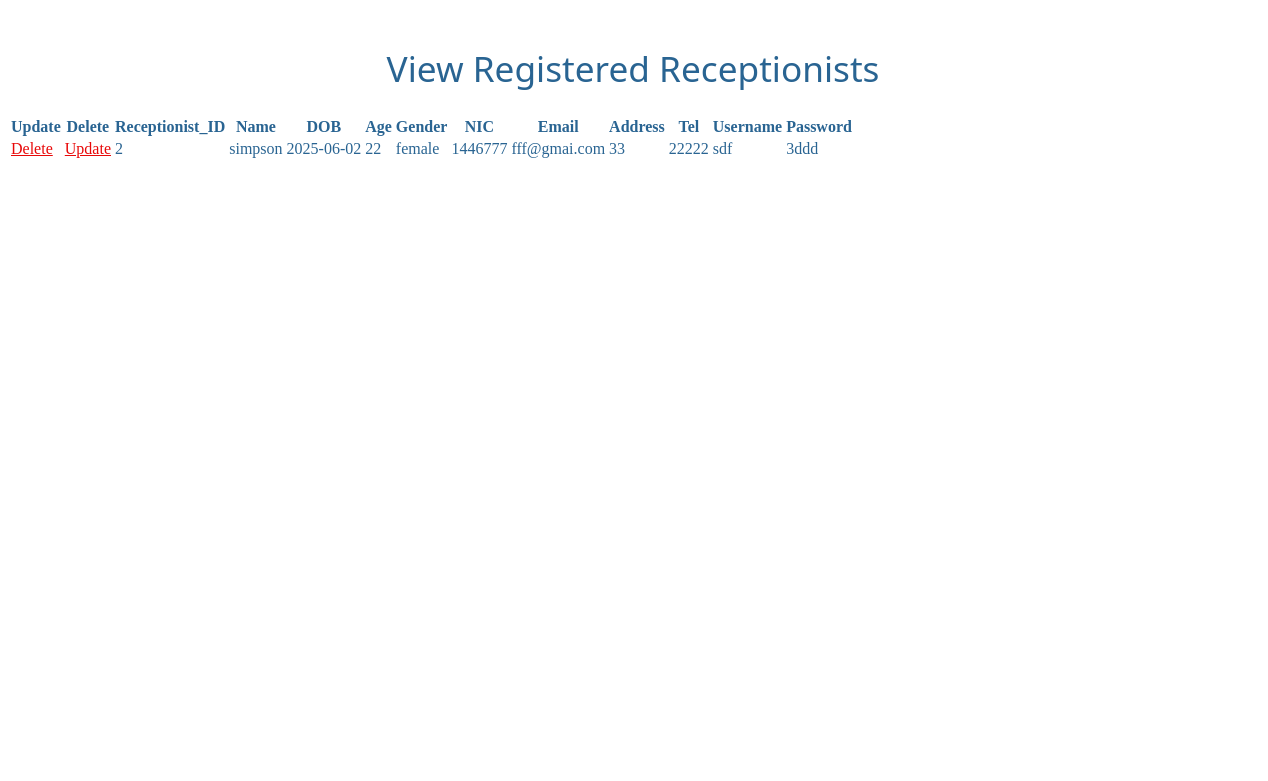
/ADMIN/recep_view.php, run on the app's committed database.
### tables this page shows
CREATE TABLE `receptionist` (
  `idd` int(11) NOT NULL AUTO_INCREMENT,
  `name` varchar(45) DEFAULT NULL,
  `dob` date DEFAULT NULL,
  `age` int(11) DEFAULT NULL,
  `gender` varchar(45) DEFAULT NULL,
  `nic` varchar(45) DEFAULT NULL,
  `email` varchar(45) DEFAULT NULL,
  `address` varchar(45) DEFAULT NULL,
  `tel` varchar(45) DEFAULT NULL,
  `username` varchar(45) DEFAULT NULL,
  `password` varchar(45) DEFAULT NULL,
  PRIMARY KEY (`idd`)
);

### ADMIN/recep_view.php (the view, shortened to what this page needs)
<?php
include '../conn.php';
?>
<!DOCTYPE html>
<html lang="en">
<head>
<link rel="stylesheet" href="../css/admin_recep.css">
<link rel="stylesheet" href="https://cdn.jsdelivr.net/npm/uikit@3.23.7/dist/css/uikit.min.css" />
</head>
<body>
<div class="uk-height-medium uk-flex uk-flex-center uk-flex-middle uk-background-cover uk-light ar-lob" data-src="../imgs/lo7.jpg" uk-img>
 <div class="uk-box-shadow-bottom">
<div class="uk-container">
       <div class="ar-boxv">
        <h1>View Registered Receptionists</h1>
<div class="uk-overflow-auto">
    <table class="uk-table uk-table-hover uk-table-divider">
        <thead>
               <tr>
                <th class="">Update</th>
                <th class="">Delete</th>
                <th class="">Receptionist_ID</th>
                <th class="">Name</th>
                <th class="">DOB</th>
                <th class="">Age</th>
                <th class="">Gender</th>
                <th class="">NIC</th>
                <th class="">Email</th>
                <th class="">Address</th>
                <th class="">Tel</th>
                <th class="">Username</th>
                <th class="">Password</th>
            </tr>
        </thead>
        <tbody>
              <?php
   $sql ="SELECT * FROM receptionist";
   $results = mysqli_query($conn,$sql);
   if(mysqli_num_rows($results)>0){
    while($row = mysqli_fetch_assoc($results)){
        echo "<tr>
        <td><a href='recep_delete.php?r_nic=$row[nic]'>Delete</a></td>
        <td><a href='recep_update.php?r_nic=$row[nic]'>Update</a></td>
        <td>".$row["idd"]."</td>
        <td>".$row["name"]."</td>
        <td>".$row["dob"]."</td>
        <td>".$row["age"]."</td>
        <td>".$row["gender"]."</td>
        <td>".$row["nic"]."</td>
        <td>".$row["email"]."</td>
        <td>".$row["address"]."</td>
        <td>".$row["tel"]."</td>
        <td>".$row["username"]."</td>
        <td>".$row["password"]."</td>
        </tr>";
    }
   }else{
    echo"no data";
   }
   ?>
        </tbody>
</table>
</div>
    </div>
    </div>
</div>
</div>
</body>
</html>

### css/admin_recep.css (style rules this page uses)
.ar-lob { height:800px !important; }
th { color: rgb(41, 100, 146) !important; font-weight: 900 !important; }
td { color: rgb(41, 100, 146) !important; }
td a { color: rgb(232, 8, 8) !important; }
.ar-boxv { height: 730px; width: 1250px; background-color: rgba(255, 255, 255, 0.703); border: none; border-radius: 15px; box-shadow: 10px rgb(0, 0, 0); }
.ar-boxv h1 { color: rgb(41, 100, 146) !important; font-weight: 100 !important; text-align: center; padding-top: 20px; font-family:'Segoe UI', Tahoma, Geneva, Verdana, sans-serif; font-size: 2.2rem; }

### data on the page
receptionist: idd "2", name "simpson", dob "2025-06-02", age "22", gender "female", nic "1446777", email "fff@gmai.com", address "33", tel "22222", username "sdf", password "3ddd"
